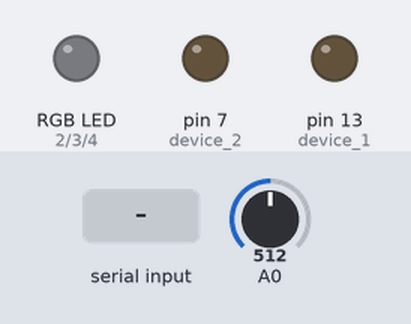
Bench run of a sketch on a simulated Arduino Uno, built with avr-gcc and run on an emulated ATmega328P. On the bench: an RGB LED mixed from three pins (HIGH = lit), output pins drawn as LEDs (lit = HIGH). Inputs (shaded band) come from the test bench; at power-on: A0 = 512. What the sketch prints to the serial monitor is not drawn.

Above: at 4.2 s.
4.3 s: byte 19 (0x13) received over Serial
At 4.7 s:
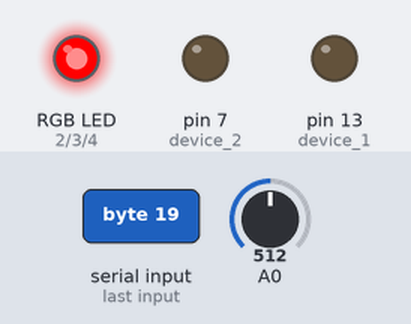
6.3 s: byte 20 (0x14) received over Serial
At 6.7 s:
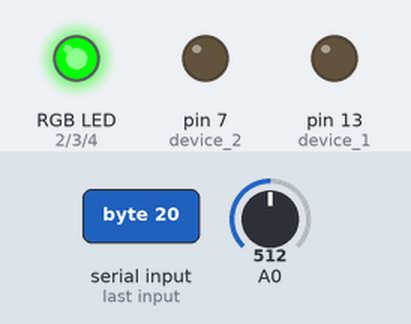
8.3 s: byte 21 (0x15) received over Serial
At 8.7 s:
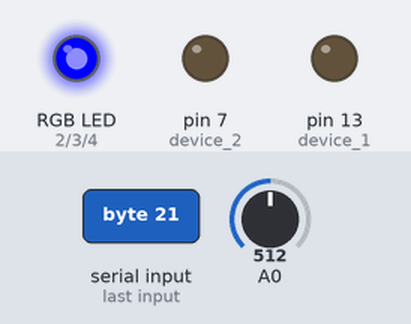
10.3 s: byte 17 (0x11) received over Serial
At 10.8 s:
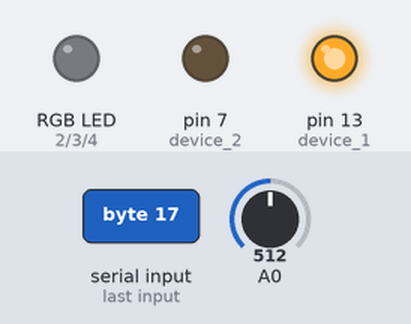
11.8 s: byte 18 (0x12) received over Serial
At 13.0 s:
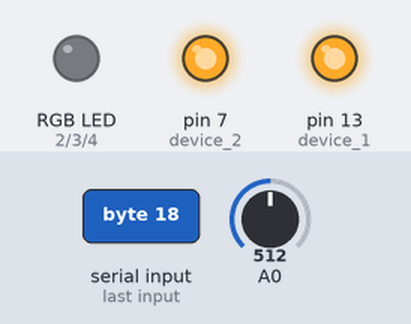
13.3 s: byte 17 (0x11) received over Serial
At 14.3 s:
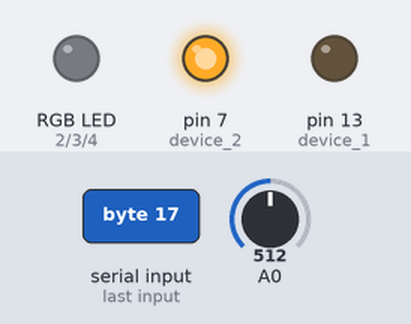
Timing chart, 0 to 15.8 s (numbered marks = the images above; inputs shaded):
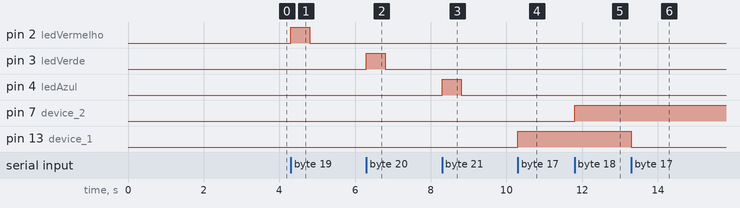

The sketch:

ledrgb.ino
```cpp
/*
Os devices deverão ser conectados no relé e são acionados com as frequencias pré definidas de 100Hz e 250Hz
*/


int device_1 = 13;  //ligar device_1 no pino 13
int device_2 = 7;  //ligar device_2 no pino 7
int ledVermelho = 2;
int ledVerde = 3;
int ledAzul = 4;
int sensorValue;

byte com = 0; // Receber os dados do modulo Voice

// Leitura de estado dos DEVICES conectados
int deviceState_1 = 0;         // Variavel de estado do DEVICE 1
int deviceState_2 = 0;         // Variavel de estado do DEVICE 2


void setup()
{

    Serial.begin(9600);
    pinMode(device_1, OUTPUT);	// Configuração do pino do DEVICE 1 como saída de dados
    pinMode(device_2, OUTPUT);	// Configuração do pino do DEVICE 2 como saída de dados

    pinMode(ledVermelho, OUTPUT);
    pinMode(ledVerde, OUTPUT);
    pinMode(ledAzul, OUTPUT);

    digitalWrite(device_1,LOW); //Configuração inicial do estado do DEVICE 1
    digitalWrite(device_2,LOW); //Configuração inicial do estado do DEVICE 2

    delay(2000);

    Serial.write(0xAA); // envia comando head para o modulo voice
    Serial.write(0x37); // envia comando de configuracao para o modulo voice: switch to compact mode

    delay(1000);

    Serial.write(0xAA); // envia comando head para o modulo voice
    Serial.write(0x21);// envia comando para importar o segundo grupo de menssagens pré gravadas no modulo voice


}

void loop()
{

  while(Serial.available())
  {
      // Verificação do estado dos devices
      deviceState_1 = digitalRead(device_1);
      deviceState_2 = digitalRead(device_2);

      com = Serial.read(); // Atribui a variavel "com" dados recebidos pela serial

      switch(com)
      {

            //Controle do DEVICE_1 - Comando de acionamento por voz: lampada
            case 0x11:

            if (deviceState_1 == HIGH) {
              // Desliga device_1
              digitalWrite(device_1, LOW);
            }
            else {
              // Liga device_1
              digitalWrite(device_1, HIGH);
            }
            break;

            //Controle DEVICE_2 - Comando de acionamento por voz: piscar
            case 0x12:

            if (deviceState_2 == HIGH) {
              // Desliga device_2
              digitalWrite(device_2, LOW);
            }
            else {
              // Liga device_2
              digitalWrite(device_2, HIGH);
            }
            break;

            //Controle LED - Comando de acionamento por voz: Vermelho
            case 0x13:

          //Leitura ledVermelho
          digitalWrite(ledVermelho, HIGH);
          delay(500);

          sensorValue = analogRead(A0);

          Serial.println("Vermelho");
          Serial.println(sensorValue);

          digitalWrite(ledVermelho, LOW);
          delay(500);

            break;

            //Controle LED - Comando de acionamento por voz: Verde
            case 0x14:

          digitalWrite(ledVerde, HIGH);
          delay(500);

          sensorValue = analogRead(A0);

          Serial.println("Verde");
          Serial.println(sensorValue);

          digitalWrite(ledVerde, LOW);
          delay(500);

            break;

            //Controle LED - Comando de acionamento por voz: Azul
            case 0x15:

           //Leitura ledAzul
          digitalWrite(ledAzul, HIGH);
          delay(500);

          sensorValue = analogRead(A0);

          Serial.println("Azul");
          Serial.println(sensorValue);

          digitalWrite(ledAzul, LOW);
          delay(500);


          break;

        }
   }
}
```

Measured:
- after the input at 4.3 s, pin 2 (ledVermelho): LOW → HIGH at once, → LOW 0.50 s later
- after the input at 6.3 s, pin 3 (ledVerde): LOW → HIGH at once, → LOW 0.50 s later
- after the input at 8.3 s, pin 4 (ledAzul): LOW → HIGH at once, → LOW 0.50 s later
- after the input at 10.3 s, pin 13 (device_1): LOW → HIGH at once
- after the input at 11.8 s, pin 7 (device_2): LOW → HIGH at once
- after the input at 13.3 s, pin 13 (device_1): HIGH → LOW at once
